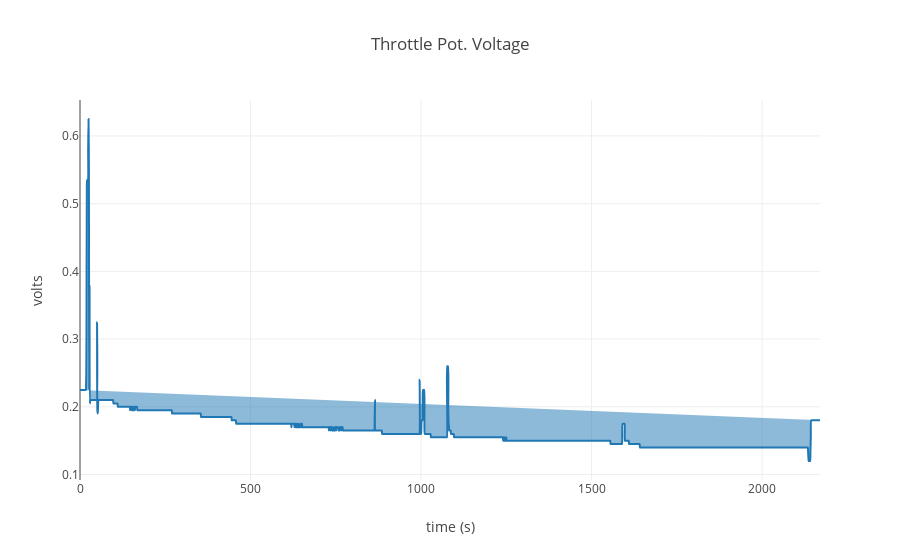

The code cell stored with this chart in its notebook:
### Markdown cell above
This is the time for the ignition coil to charge up to its specified current, as measured by the MEMS ECU. With a battery voltage of about 14V, this value should be about 2-3mS. A high value for coil charge time may indicate a problem with the ignition coil primary circuit.

### Code cell
lr.display_graph(['throttle_pot_voltage'], 'Throttle Pot. Voltage', 'volts')

### Figure 1 — Plotly figure (JSON) as saved in the notebook; plotly's stock layout.template omitted (floating-point values rounded to 4 significant figures; data arrays with more than 128 entries replaced by an {"elided": "..."} marker saying what was removed)
{"data": [{"connectgaps": true, "fill": "toself", "line": {"shape": "spline", "smoothing": 0.8}, "name": "throttle_pot_voltage", "type": "scatter", "uid": "c1820991-1b7c-4c07-9c1e-fd07cd77358c", "x": {"elided": "2171 int values"}, "y": {"elided": "2171 float values"}}], "layout": {"autosize": true, "title": {"text": "Throttle Pot. Voltage"}, "xaxis": {"autorange": true, "range": [0, 2170], "title": {"text": "time (s)"}, "type": "linear"}, "yaxis": {"autorange": true, "range": [0.09194, 0.6531], "title": {"text": "volts"}, "type": "linear", "zeroline": false}}}
